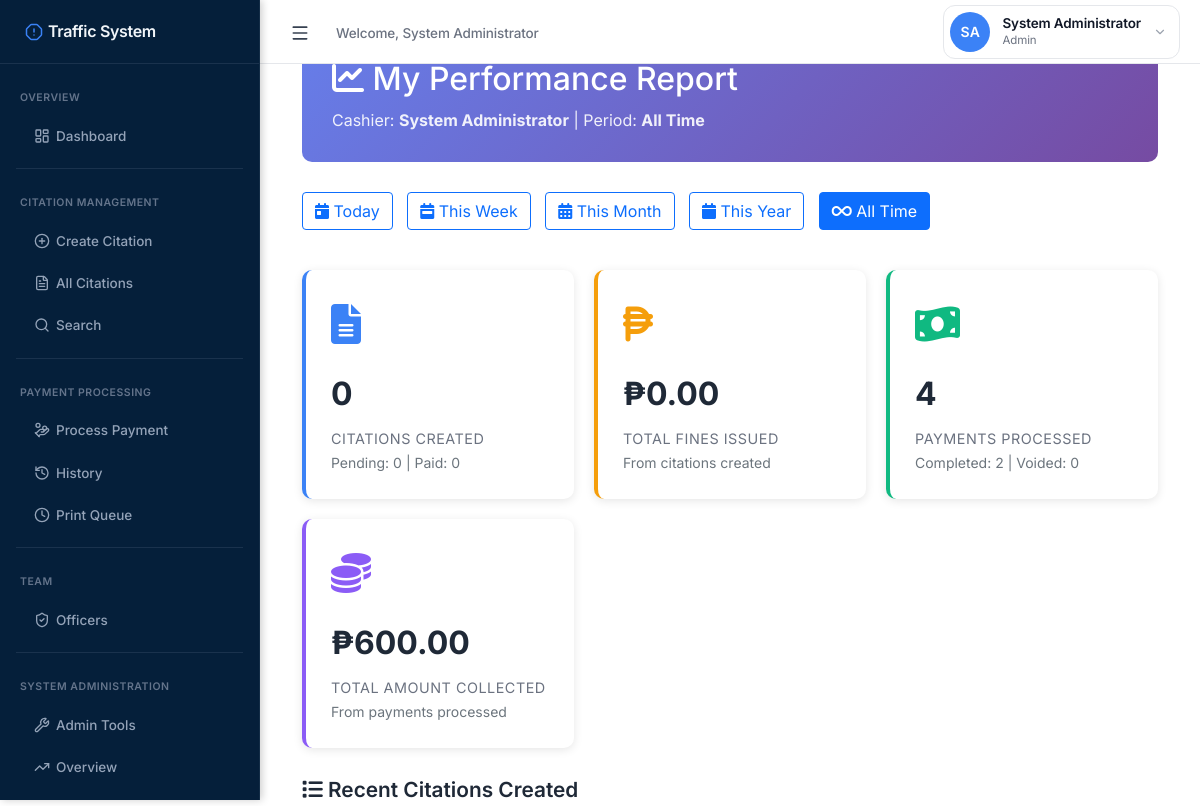
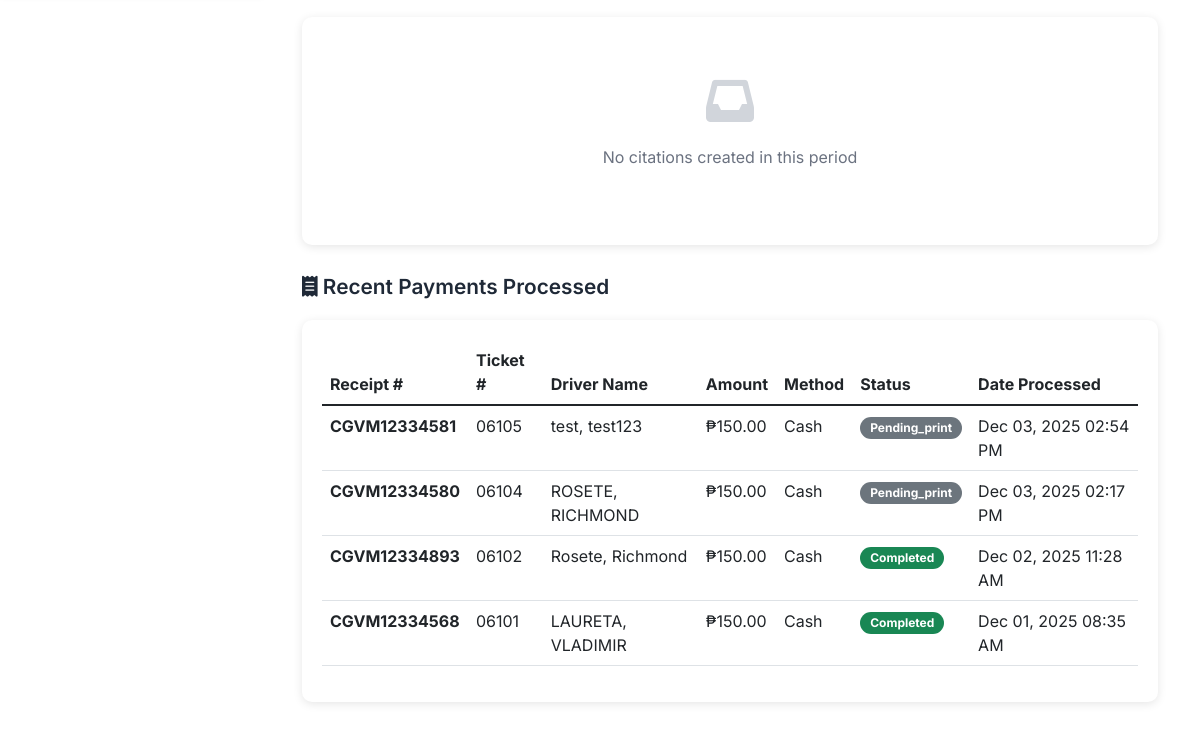
Page /public/cashier_reports.php (signed in) on the earlier database version (2 pictures, top to bottom).
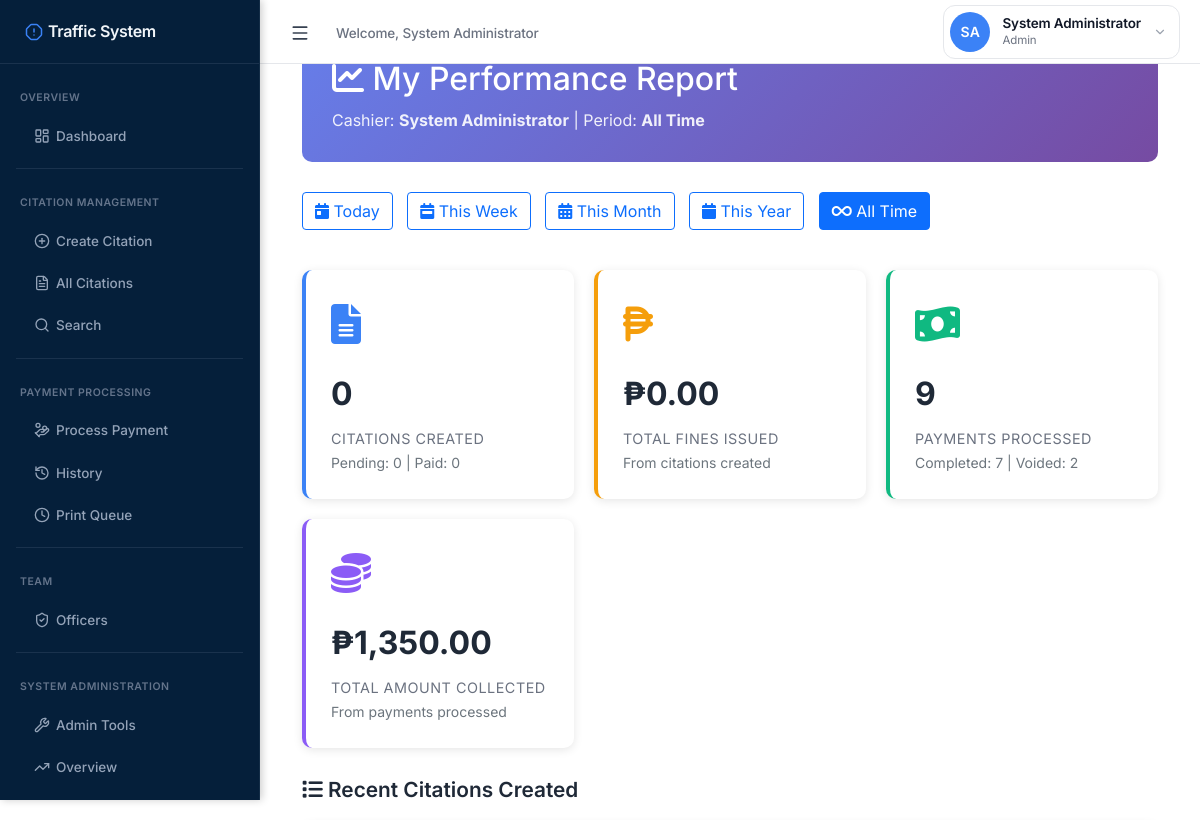
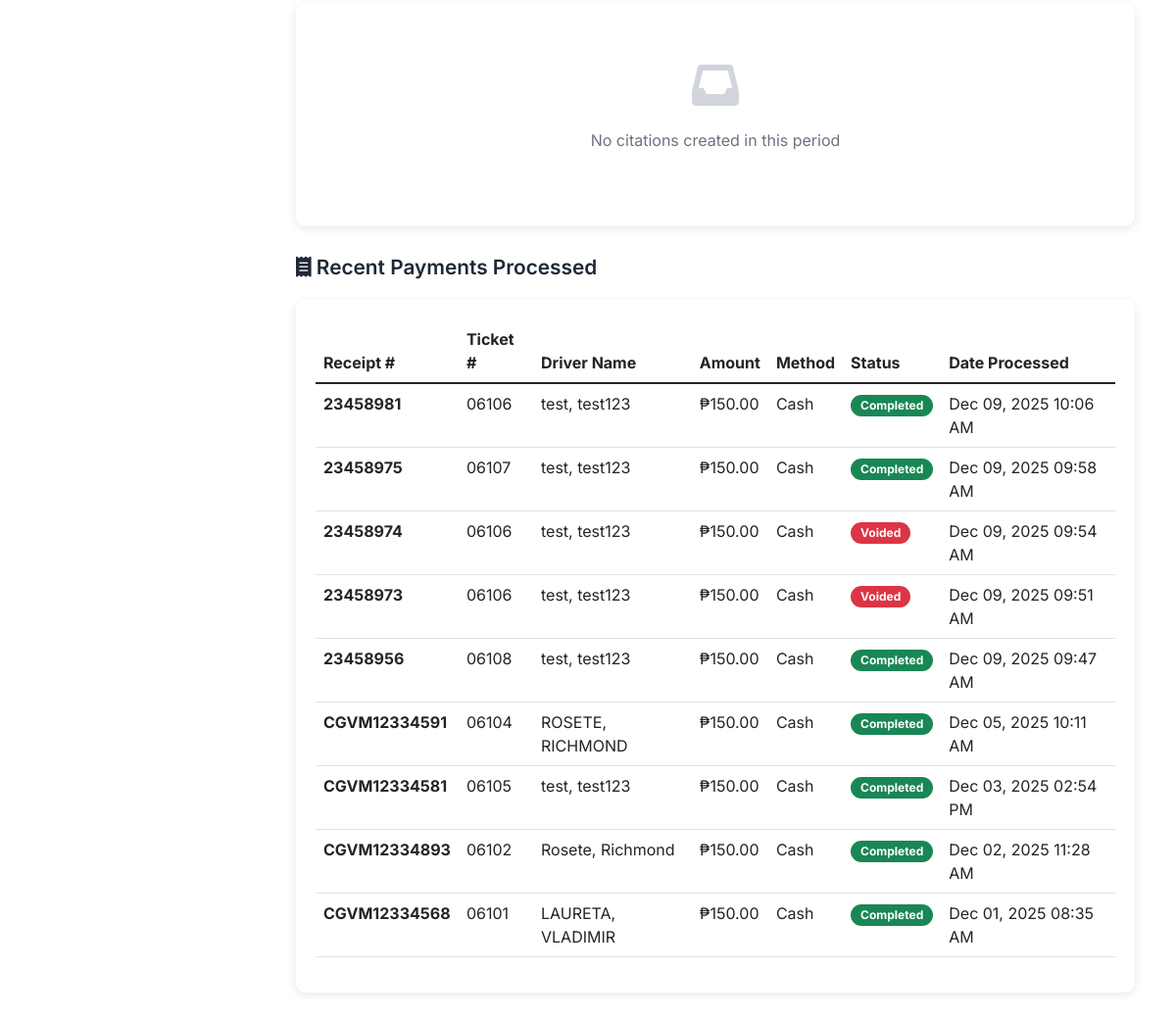
Same page on the later database version (2 pictures, top to bottom).
### tables this page shows
CREATE TABLE `payments` (
  `payment_id` int(11) NOT NULL,
  `citation_id` int(11) NOT NULL,
  `amount_paid` decimal(10,2) NOT NULL,
  `payment_method` enum('cash','check','online','gcash','paymaya','bank_transfer','money_order') NOT NULL DEFAULT 'cash',
  `payment_date` datetime NOT NULL,
  `reference_number` varchar(100) DEFAULT NULL COMMENT 'Check number, transaction ID, etc.',
  `receipt_number` varchar(50) NOT NULL COMMENT 'Official Receipt number',
  `collected_by` int(11) NOT NULL COMMENT 'User ID of cashier/collector',
  `check_number` varchar(50) DEFAULT NULL,
  `check_bank` varchar(100) DEFAULT NULL,
  `check_date` date DEFAULT NULL,
  `notes` text DEFAULT NULL,
  `status` enum('completed','pending','pending_print','failed','refunded','cancelled','voided') DEFAULT 'completed' COMMENT 'Payment status',
  `created_at` datetime DEFAULT current_timestamp(),
  `updated_at` datetime DEFAULT current_timestamp() ON UPDATE current_timestamp()
);

CREATE TABLE `citations` (
  `citation_id` int(11) NOT NULL,
  `ticket_number` varchar(50) NOT NULL,
  `driver_id` int(11) DEFAULT NULL,
  `last_name` varchar(100) NOT NULL,
  `first_name` varchar(100) NOT NULL,
  `middle_initial` varchar(10) DEFAULT NULL,
  `suffix` varchar(20) DEFAULT NULL,
  `date_of_birth` date DEFAULT NULL,
  `age` int(11) DEFAULT NULL,
  `zone` varchar(50) DEFAULT NULL,
  `barangay` varchar(100) NOT NULL,
  `municipality` varchar(100) NOT NULL DEFAULT 'Baggao',
  `province` varchar(100) NOT NULL DEFAULT 'Cagayan',
  `license_number` varchar(50) DEFAULT NULL,
  `license_type` varchar(50) DEFAULT NULL,
  `plate_mv_engine_chassis_no` varchar(100) NOT NULL,
  `vehicle_description` text DEFAULT NULL,
  `apprehension_datetime` datetime NOT NULL,
  `place_of_apprehension` varchar(255) NOT NULL,
  `apprehension_officer` varchar(255) NOT NULL,
  `remarks` text DEFAULT NULL,
  `status` enum('pending','paid','contested','dismissed','void') NOT NULL DEFAULT 'pending',
  `payment_date` datetime DEFAULT NULL,
  `total_fine` decimal(10,2) DEFAULT 0.00,
  `created_at` datetime NOT NULL DEFAULT current_timestamp(),
  `updated_at` datetime DEFAULT NULL ON UPDATE current_timestamp(),
  `created_by` int(11) DEFAULT NULL,
  `deleted_at` datetime DEFAULT NULL COMMENT 'Soft delete timestamp',
  `deleted_by` int(11) DEFAULT NULL COMMENT 'User who deleted the citation',
  `deletion_reason` text DEFAULT NULL COMMENT 'Reason for deletion'
);

### public/cashier_reports.php (the view, shortened to what the changed rows need)
<?php
$user_id = $_SESSION['user_id'];
$date_condition = '';
$date_params = [$user_id];
try {
    $pdo = getPDO();
    $payment_date_condition = str_replace('created_at', 'p.created_at', $date_condition);
    $stmt = $pdo->prepare("
        SELECT
            COUNT(*) as total_payments,
            SUM(p.amount_paid) as total_amount,
            COUNT(CASE WHEN p.status = 'completed' THEN 1 END) as completed_payments,
            COUNT(CASE WHEN p.status = 'voided' THEN 1 END) as voided_payments,
            COUNT(CASE WHEN p.status = 'cancelled' THEN 1 END) as cancelled_payments
        FROM payments p
        WHERE p.collected_by = ?
        {$payment_date_condition}
    ");
    $stmt->execute($date_params);
    $payment_stats = $stmt->fetch(PDO::FETCH_ASSOC);
    $stmt = $pdo->prepare("
        SELECT
            p.payment_id,
            p.receipt_number,
            c.ticket_number,
            CONCAT(c.last_name, ', ', c.first_name) as driver_name,
            p.amount_paid,
            p.payment_method,
            p.status,
            p.created_at
        FROM payments p
        INNER JOIN citations c ON p.citation_id = c.citation_id
        WHERE p.collected_by = ?
        {$payment_date_condition}
        ORDER BY p.created_at DESC
        LIMIT 10
    ");
    $stmt->execute($date_params);
    $recent_payments = $stmt->fetchAll(PDO::FETCH_ASSOC);
} catch (Exception $e) {
    error_log("Cashier reports error: " . $e->getMessage());
    set_flash('Error loading reports', 'danger');
    $citation_stats = ['total_citations' => 0, 'total_fines' => 0, 'pending_count' => 0, 'paid_count' => 0];
    $payment_stats = ['total_payments' => 0, 'total_amount' => 0, 'completed_payments' => 0, 'voided_payments' => 0, 'cancelled_payments' => 0];
    $recent_citations = [];
    $recent_payments = [];
}
?>
<!DOCTYPE html>
<html lang="en">
<head>
    <link href="https://cdn.jsdelivr.net/npm/bootstrap@5.1.3/dist/css/bootstrap.min.css" rel="stylesheet">
    <link rel="stylesheet" href="https://cdnjs.cloudflare.com/ajax/libs/font-awesome/6.0.0/css/all.min.css">
</head>
<body>
    <?php include __DIR__ . '/sidebar.php'; ?>
    <div class="main-content" style="margin-left: 260px; padding: 30px;">
        <div class="container-fluid">
            <div class="page-header">
                <h1><i class="fas fa-chart-line"></i> My Performance Report</h1>
            </div>
            <div class="stats-container">
                <div class="stat-card green">
                    <div class="stat-icon">
                        <i class="fas fa-money-bill-wave"></i>
                    </div>
                    <div class="stat-value"><?php echo number_format($payment_stats['total_payments'] ?? 0); ?></div>
                    <div class="stat-label">Payments Processed</div>
                    <small class="text-muted">
                        Completed: <?php echo number_format($payment_stats['completed_payments'] ?? 0); ?> |
                        Voided: <?php echo number_format($payment_stats['voided_payments'] ?? 0); ?>
                    </small>
                </div>
                <div class="stat-card purple">
                    <div class="stat-icon">
                        <i class="fas fa-coins"></i>
                    </div>
                    <div class="stat-value">₱<?php echo number_format($payment_stats['total_amount'] ?? 0, 2); ?></div>
                    <div class="stat-label">Total Amount Collected</div>
                    <small class="text-muted">From payments processed</small>
                </div>
            </div>
            <div class="table-responsive">
                <?php if (!empty($recent_payments)): ?>
                    <table class="table table-hover">
                        <thead>
                            <tr>
                                <th>Receipt #</th>
                                <th>Ticket #</th>
                                <th>Driver Name</th>
                                <th>Amount</th>
                                <th>Method</th>
                                <th>Status</th>
                                <th>Date Processed</th>
                            </tr>
                        </thead>
                        <tbody>
                            <?php foreach ($recent_payments as $payment): ?>
                                <tr>
                                    <td><strong><?php echo htmlspecialchars($payment['receipt_number']); ?></strong></td>
                                    <td><?php echo htmlspecialchars($payment['ticket_number']); ?></td>
                                    <td><?php echo htmlspecialchars($payment['driver_name']); ?></td>
                                    <td>₱<?php echo number_format($payment['amount_paid'], 2); ?></td>
                                    <td><?php echo ucfirst($payment['payment_method']); ?></td>
                                    <td>
                                        <span class="badge bg-<?php echo $payment['status'] === 'completed' ? 'success' : ($payment['status'] === 'voided' ? 'danger' : 'secondary'); ?>">
                                            <?php echo ucfirst($payment['status']); ?>
                                        </span>
                                    </td>
                                    <td><?php echo date('M d, Y h:i A', strtotime($payment['created_at'])); ?></td>
                                </tr>
                            <?php endforeach; ?>
                        </tbody>
                    </table>
                <?php endif; ?>
            </div>
        </div>
    </div>
</body>
</html>

Differences in the rows shown:
removed payments: receipt_number "CGVM12334580", citation.ticket_number "06104", driver_name "ROSETE, RICHMOND", amount_paid "150.00", payment_method "Cash", status "Pending_print", created_at "Dec 03, 2025 02:17 PM"
added payments: receipt_number "23458981", citation.ticket_number "06106", driver_name "test, test123", amount_paid "150.00", payment_method "Cash", status "Completed", created_at "Dec 09, 2025 10:06 AM"
added payments: receipt_number "23458975", citation.ticket_number "06107", driver_name "test, test123", amount_paid "150.00", payment_method "Cash", status "Completed", created_at "Dec 09, 2025 09:58 AM"
added payments: receipt_number "23458974", citation.ticket_number "06106", driver_name "test, test123", amount_paid "150.00", payment_method "Cash", status "Voided", created_at "Dec 09, 2025 09:54 AM"
added payments: receipt_number "23458973", citation.ticket_number "06106", driver_name "test, test123", amount_paid "150.00", payment_method "Cash", status "Voided", created_at "Dec 09, 2025 09:51 AM"
added payments: receipt_number "23458956", citation.ticket_number "06108", driver_name "test, test123", amount_paid "150.00", payment_method "Cash", status "Completed", created_at "Dec 09, 2025 09:47 AM"
added payments: receipt_number "CGVM12334591", citation.ticket_number "06104", driver_name "ROSETE, RICHMOND", amount_paid "150.00", payment_method "Cash", status "Completed", created_at "Dec 05, 2025 10:11 AM"
changed payments "CGVM12334581": status "Pending_print" → "Completed"
Other differences:
$payment_stats['total_payments']: "4" → "9"
$payment_stats['completed_payments']: "2" → "7"
$payment_stats['voided_payments']: "0" → "2"
$payment_stats['total_amount']: "600.00" → "1,350.00"
